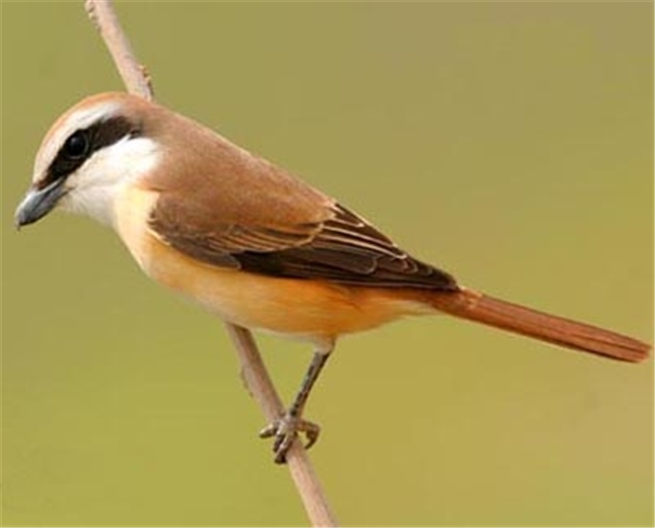
#> input picture src/practice/Pycharm——document/bird.jpg, 655 x 528 px, found by its file name
$ python rgb_channel_separation.py
#> lines starting #> are read from the running program, lines starting #| are printed output that depends on the picture; after the words box and inside, x2 and y2 are one past the last pixel; in counts of white or black regions, pixels touching at a corner belong together
import numpy as np
import matplotlib.pyplot as plt
from matplotlib.image import imread
from matplotlib.widgets import Slider
import os

def load_and_resize_image(image_path, target_height=324, target_width=300):
    """
    加载图像并调整尺寸

    参数:
    image_path: 图像文件路径
    target_height: 目标高度
    target_width: 目标宽度

    返回:
    resized_image: 调整后的图像numpy数组
    """
    if not os.path.exists(image_path):
        raise FileNotFoundError(f"图像文件不存在: {image_path}")

    # 加载图像
    image = imread(image_path)

    # 如果是RGBA格式，转换为RGB
    if image.shape[-1] == 4:
        image = image[..., :3]

    # 归一化到[0, 1]范围
    if image.max() > 1:
        image = image / 255.0

    # 调整图像尺寸（使用简单的重采样方法）
    # 获取原始尺寸
    orig_height, orig_width, orig_channels = image.shape

    # 创建目标图像
    resized_image = np.zeros((target_height, target_width, orig_channels))

    # 计算缩放因子
    height_scale = orig_height / target_height
    width_scale = orig_width / target_width

    # 重采样（简单的最近邻插值）
    for i in range(target_height):
        for j in range(target_width):
            # 计算原始图像中的对应位置
            orig_i = int(i * height_scale)
            orig_j = int(j * width_scale)

            # 确保不超出边界
            orig_i = min(orig_i, orig_height - 1)
            orig_j = min(orig_j, orig_width - 1)

            # 复制像素值
            resized_image[i, j] = image[orig_i, orig_j]

    return resized_image

def separate_channels(image):
    """
    分离RGB通道

    参数:
    image: 原始图像numpy数组

    返回:
    r_channel: 红色通道
    g_channel: 绿色通道
    b_channel: 蓝色通道
    """
    # 分离通道
    r_channel = image[:, :, 0]
    g_channel = image[:, :, 1]
    b_channel = image[:, :, 2]

    return r_channel, g_channel, b_channel

def display_channels(original_image, r_channel, g_channel, b_channel):
    """
    使用matplotlib显示原始图像和分离的RGB通道
    """
    plt.rcParams['font.sans-serif'] = ['SimHei']  # 使用黑体
    plt.rcParams['axes.unicode_minus'] = False  # 解决负号显示问题

    fig, axes = plt.subplots(2, 2, figsize=(12, 10))

    # 显示原始图像
    axes[0, 0].imshow(original_image)
    axes[0, 0].set_title('原始图像')
    axes[0, 0].axis('off')

    # 显示红色通道
    axes[0, 1].imshow(r_channel, cmap='Reds')
    axes[0, 1].set_title('红色通道 (R)')
    axes[0, 1].axis('off')

    # 显示绿色通道
    axes[1, 0].imshow(g_channel, cmap='Greens')
    axes[1, 0].set_title('绿色通道 (G)')
    axes[1, 0].axis('off')

    # 显示蓝色通道
    axes[1, 1].imshow(b_channel, cmap='Blues')
    axes[1, 1].set_title('蓝色通道 (B)')
    axes[1, 1].axis('off')

    plt.tight_layout()
    plt.show()

def create_channel_images(r_channel, g_channel, b_channel):
    """
    创建单通道彩色图像

    参数:
    r_channel: 红色通道
    g_channel: 绿色通道
    b_channel: 蓝色通道

    返回:
    r_image: 红色通道彩色图像
    g_image: 绿色通道彩色图像
    b_image: 蓝色通道彩色图像
    """
    height, width = r_channel.shape

    # 创建红色通道图像
    r_image = np.zeros((height, width, 3))
    r_image[:, :, 0] = r_channel

    # 创建绿色通道图像
    g_image = np.zeros((height, width, 3))
    g_image[:, :, 1] = g_channel

    # 创建蓝色通道图像
    b_image = np.zeros((height, width, 3))
    b_image[:, :, 2] = b_channel

    return r_image, g_image, b_image

def display_channel_images(original_image, r_image, g_image, b_image):
    """
    使用matplotlib显示原始图像和单通道彩色图像
    """
    plt.rcParams['font.sans-serif'] = ['SimHei']  # 使用黑体
    plt.rcParams['axes.unicode_minus'] = False  # 解决负号显示问题

    fig, axes = plt.subplots(2, 2, figsize=(12, 10))

    # 显示原始图像
    axes[0, 0].imshow(original_image)
    axes[0, 0].set_title('原始图像')
    axes[0, 0].axis('off')

    # 显示红色通道图像
    axes[0, 1].imshow(r_image)
    axes[0, 1].set_title('红色通道彩色图像')
    axes[0, 1].axis('off')

    # 显示绿色通道图像
    axes[1, 0].imshow(g_image)
    axes[1, 0].set_title('绿色通道彩色图像')
    axes[1, 0].axis('off')

    # 显示蓝色通道图像
    axes[1, 1].imshow(b_image)
    axes[1, 1].set_title('蓝色通道彩色图像')
    axes[1, 1].axis('off')

    plt.tight_layout()
    plt.show()

def display_red_threshold_interactive(original_image, r_channel, g_channel, b_channel):
    """
    创建交互式界面，用于调节红色通道的阈值并显示筛选结果

    参数:
    original_image: 原始图像
    r_channel: 红色通道
    g_channel: 绿色通道
    b_channel: 蓝色通道
    """
    plt.rcParams['font.sans-serif'] = ['SimHei']  # 使用黑体
    plt.rcParams['axes.unicode_minus'] = False  # 解决负号显示问题

    # 创建图形
    fig = plt.figure(figsize=(12, 10))

    # 创建主图像区域
    ax1 = fig.add_axes([0.1, 0.2, 0.7, 0.7])
    ax2 = fig.add_axes([0.85, 0.2, 0.1, 0.7])

    # 创建滑块区域
    ax_slider = fig.add_axes([0.1, 0.1, 0.7, 0.05])

    # 创建滑块，范围从0到1，初始值设为平均值
    red_threshold = Slider(
        ax=ax_slider,
        label='红色通道阈值',
        valmin=0.0,
        valmax=1.0,
        valinit=r_channel.mean(),
        valstep=0.01
    )

    # 获取图像尺寸
    height, width = r_channel.shape

    # 创建原始红色通道图像用于对比
    original_red_image = np.zeros((height, width, 3))
    original_red_image[:, :, 0] = r_channel

    # 初始化阈值筛选结果
    thresholded_mask = np.zeros((height, width, 3))
    thresholded_image = np.zeros((height, width, 3))

    # 绘制初始图像
    original_img = ax1.imshow(original_image)
    thresholded_img = ax2.imshow(thresholded_mask)

    # 添加标题
    ax1.set_title('原始图像')
    ax2.set_title('红色通道阈值筛选结果')

    # 隐藏坐标轴
    ax1.axis('off')
    ax2.axis('off')

    # 创建文本区域显示阈值和统计信息
    ax_info = fig.add_axes([0.1, 0.85, 0.8, 0.1])
    ax_info.axis('off')

    # 更新函数
    def update(val):
        threshold = red_threshold.val

        # 创建阈值掩码（红色通道值大于等于阈值的区域）
        mask = r_channel >= threshold

        # 创建阈值筛选后的红色通道图像
        thresholded_red = np.zeros((height, width, 3))
        thresholded_red[:, :, 0] = r_channel * mask

        # 创建原始图像中红色通道超过阈值的区域
        thresholded_original = original_image.copy()
        # 将红色通道不满足阈值的区域设为黑色
        thresholded_original[~mask] = [0, 0, 0]

        # 更新图像
        thresholded_img.set_data(thresholded_original)

        # 计算统计信息
        total_pixels = height * width
        red_pixels = np.sum(mask)
        red_ratio = (red_pixels / total_pixels) * 100

        # 更新信息文本
        ax_info.clear()
        ax_info.axis('off')
        info_text = f"红色通道阈值: {threshold:.2f}\n"
        info_text += f"红色像素数量: {red_pixels}\n"
        info_text += f"红色像素比例: {red_ratio:.2f}%\n"
        info_text += f"阈值以上红色通道平均值: {r_channel[mask].mean():.3f} (如果有红色像素)"
        ax_info.text(0.05, 0.5, info_text, fontsize=12, verticalalignment='center')

        fig.canvas.draw_idle()

    # 连接滑块事件
    red_threshold.on_changed(update)

    # 初始更新
    update(r_channel.mean())

    plt.show()

def main():
    # 图像文件路径
    image_files = ["bird.jpg", "bird_1.png"]
    image_path = None

    # 找到第一个存在的图像文件
    for file in image_files:
        full_path = os.path.join("d:\\Programming file\\P-document\\Pycharm——document", file)
        if os.path.exists(full_path):
            image_path = full_path
            break

    if image_path is None:
        print("没有找到可用的图像文件！")
        return

    try:
        # 加载并调整图像尺寸
        print(f"正在加载并调整图像尺寸: {os.path.basename(image_path)}...")
        resized_image = load_and_resize_image(image_path, target_height=324, target_width=300)
#> in load_and_resize_image, image is the input picture: shape (528, 655, 3); mean R, G, B 169.2, 151.8, 83.9
#> after the loop in load_and_resize_image, `for i in range(target_height):`:
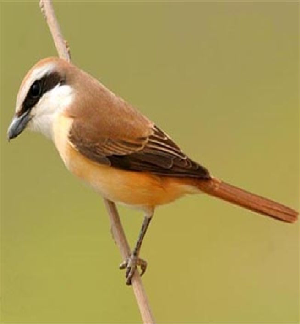
#> resized_image: shape (324, 300, 3) float64; mean R, G, B 0.663, 0.595, 0.328

        # 获取图像尺寸
        height, width, channels = resized_image.shape
#> height = 324; width = 300; channels = 3
        print(f"调整后图像尺寸: {height} × {width} 像素")
#| 调整后图像尺寸: 324 × 300 像素

        # 分离RGB通道
        print("正在分离RGB通道...")
        r_channel, g_channel, b_channel = separate_channels(resized_image)

        # 显示灰度通道
        print("正在显示RGB灰度通道...")
        display_channels(resized_image, r_channel, g_channel, b_channel)

        # 创建并显示单通道彩色图像
        print("正在创建单通道彩色图像...")
        r_image, g_image, b_image = create_channel_images(r_channel, g_channel, b_channel)
#> in create_channel_images, `g_image[:, :, 1] = g_channel`:
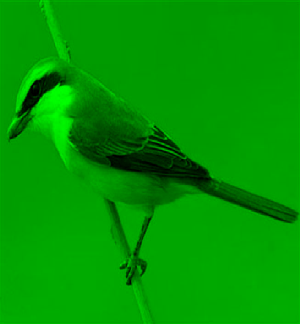
#> g_image: shape (324, 300, 3) float64; mean of channels 0, 1, 2 0, 0.595, 0; drawn as R, G, B
#> in create_channel_images, `b_image[:, :, 2] = b_channel`:
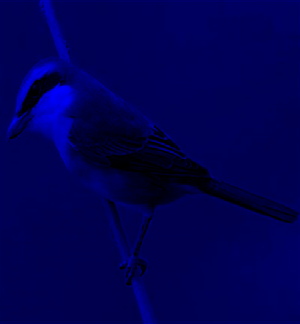
#> b_image: shape (324, 300, 3) float64; mean of channels 0, 1, 2 0, 0, 0.328; drawn as R, G, B

        print("正在显示单通道彩色图像...")
        display_channel_images(resized_image, r_image, g_image, b_image)

        # 显示红色通道阈值调节界面
        print("正在创建红色通道阈值调节界面...")
        display_red_threshold_interactive(resized_image, r_channel, g_channel, b_channel)
#> in update, `threshold = red_threshold.val`: threshold = 0.66
#> in update, `mask = r_channel >= threshold`:
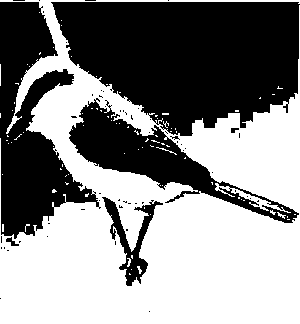
#> mask: shape (324, 300) bool; 53.7% white; 57 black regions (51 under 20 px), largest, box (x1, y1, x2, y2) and area: (51, 2, 300, 136) 24629, (0, 2, 101, 239) 11490, (69, 98, 299, 223) 7181, (102, 197, 163, 286) 1417, (6, 237, 19, 246) 51, (231, 128, 239, 133) 28
#> in update, `thresholded_red[:, :, 0] = r_channel * mask`:
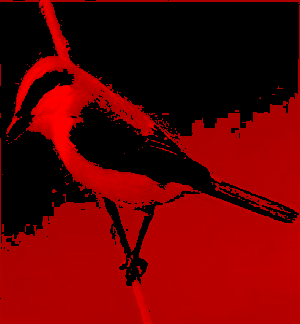
#> thresholded_red: shape (324, 300, 3) float64; mean of channels 0, 1, 2 0.386, 0, 0; drawn as R, G, B
#> in update, `thresholded_img.set_data(thresholded_original)`:
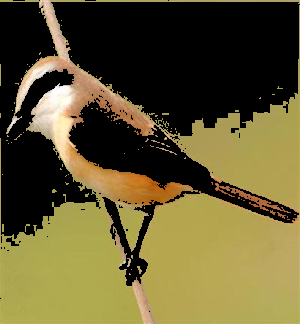
#> thresholded_original: shape (324, 300, 3) float64; mean of channels 0, 1, 2 0.386, 0.347, 0.189; drawn as R, G, B
#> in update, `red_pixels = np.sum(mask)`: red_pixels = 52242
#> in update, `red_ratio = (red_pixels / total_pixels) * 100`: red_ratio = 53.75
#> in display_red_threshold_interactive, `plt.show()`:
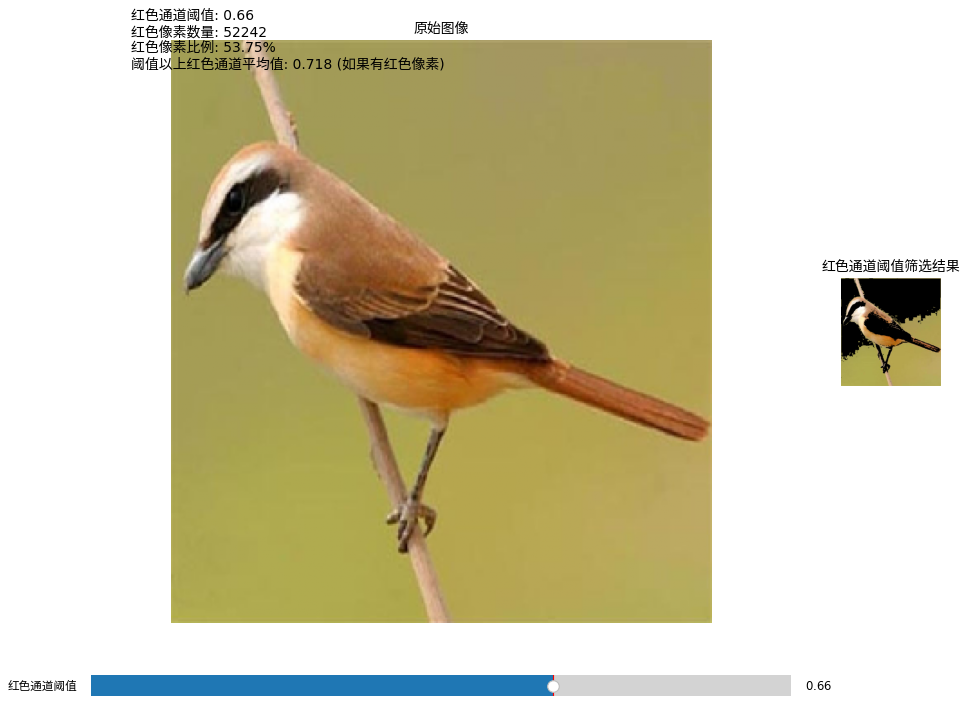
#> figure drawn by matplotlib, 3 panels

        # 输出通道统计信息
        print("\n=== 通道统计信息 ===")
        print(f"红色通道 - 最小值: {r_channel.min():.3f}, 最大值: {r_channel.max():.3f}, 平均值: {r_channel.mean():.3f}")
#| 红色通道 - 最小值: 0.000, 最大值: 1.000, 平均值: 0.663
        print(f"绿色通道 - 最小值: {g_channel.min():.3f}, 最大值: {g_channel.max():.3f}, 平均值: {g_channel.mean():.3f}")
#| 绿色通道 - 最小值: 0.000, 最大值: 1.000, 平均值: 0.595
        print(f"蓝色通道 - 最小值: {b_channel.min():.3f}, 最大值: {b_channel.max():.3f}, 平均值: {b_channel.mean():.3f}")
#| 蓝色通道 - 最小值: 0.000, 最大值: 1.000, 平均值: 0.328

    except Exception as e:
        print(f"处理过程中发生错误: {e}")

if __name__ == "__main__":
    main()
